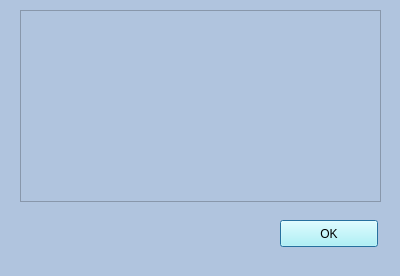
<?xml version="1.0" encoding="UTF-8"?>
<ui version="4.0">
 <class>aboutDialog</class>
 <widget class="QDialog" name="aboutDialog">
  <property name="enabled">
   <bool>true</bool>
  </property>
  <property name="geometry">
   <rect>
    <x>0</x>
    <y>0</y>
    <width>400</width>
    <height>276</height>
   </rect>
  </property>
  <property name="windowTitle">
   <string>About</string>
  </property>
  <property name="styleSheet">
   <string notr="true">background-color: rgb(176, 196, 222);</string>
  </property>
  <widget class="QTextBrowser" name="textBrowser">
   <property name="enabled">
    <bool>true</bool>
   </property>
   <property name="geometry">
    <rect>
     <x>20</x>
     <y>10</y>
     <width>361</width>
     <height>192</height>
    </rect>
   </property>
   <property name="source">
    <url>
     <string>qrc:/new/text/about.txt</string>
    </url>
   </property>
  </widget>
  <widget class="QPushButton" name="pushButton">
   <property name="geometry">
    <rect>
     <x>280</x>
     <y>220</y>
     <width>98</width>
     <height>27</height>
    </rect>
   </property>
   <property name="styleSheet">
    <string notr="true">background-color: rgb(170, 255, 255);</string>
   </property>
   <property name="text">
    <string>OK</string>
   </property>
  </widget>
  <widget class="QWidget" name="widget" native="true">
   <property name="geometry">
    <rect>
     <x>30</x>
     <y>210</y>
     <width>231</width>
     <height>51</height>
    </rect>
   </property>
   <property name="styleSheet">
    <string notr="true">image: url(:/new/image/psa.jpg);</string>
   </property>
  </widget>
 </widget>
 <resources/>
 <connections>
  <connection>
   <sender>pushButton</sender>
   <signal>clicked()</signal>
   <receiver>aboutDialog</receiver>
   <slot>accept()</slot>
   <hints>
    <hint type="sourcelabel">
     <x>333</x>
     <y>260</y>
    </hint>
    <hint type="destinationlabel">
     <x>374</x>
     <y>214</y>
    </hint>
   </hints>
  </connection>
 </connections>
</ui>
